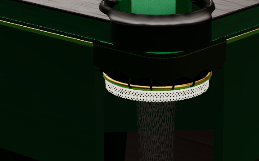
#> input picture tools/render/fixtures/cammatch-489-stale-aa7363cc.png, 259 x 161 px
$ python lighting-roi.py fixtures/cammatch-489-stale-aa7363cc.png
#> lines starting #> are read from the running program, lines starting #| are printed output that depends on the picture
#!/usr/bin/env python3

# Copyright (c) Meta Platforms, Inc. and affiliates.

"""lighting-roi.py — px-ROI photometric reader for the venue-lighting lane (photos AND renders).

One instrument for both sides of every ratio row: a reference photo (sRGB JPEG/PNG, linearised by the
sRGB EOTF — the camera tone curve is UNKNOWN and is recorded as a read uncertainty), the app's
displayed frame (PNG, ACES + sRGB), or the app's scene-linear HDR readback (<pose>.hdr.f32 +
.json from lighting-capture.mjs, read verbatim in linear units, no inversion).

  lighting-roi.py IMAGE --rois ROIS [--ratios a/b,c/d] [--json OUT] [--annotate OUT.png]
  lighting-roi.py IMAGE --grid 100 --out grid.png        # labelled px grid to pick ROIs by eye
  lighting-roi.py IMAGE --probe x,y[,r]                  # one quick read at a pixel (radius r)

ROIS = a JSON file or inline JSON: [{"name": "bed", "x": 100, "y": 200, "w": 60, "h": 40}, ...]
       (x, y, w, h in the image's own px; for .hdr.f32 files give DISPLAYED-frame px — the tool
       divides by the sidecar's ds). Optional "shape": "ellipse" (inscribed) for ball discs.
Every ROI reports n, median sRGB (photos/PNGs), median/mean/p10/p90 of linear luminance Y
(Rec.709 weights), and per-channel medians. Ratios carry a READ UNCERTAINTY: the ROI is split
into 2x2 sub-blocks and the ratio is recomputed over all 16 sub-block pairings; ± is half the
p10–p90 spread of those — spatial non-uniformity inside the chosen boxes, not sensor noise.
"""
import argparse, json, os, sys
import numpy as np
from PIL import Image, ImageDraw, ImageFont

Y_W = np.array([0.2126, 0.7152, 0.0722], dtype=np.float64)


def srgb_to_linear(u8):
    c = u8.astype(np.float64) / 255.0
    return np.where(c <= 0.04045, c / 12.92, ((c + 0.055) / 1.055) ** 2.4)


def load(path):
    """-> (linear_rgb float64 HxWx3, srgb_u8 or None, meta)"""
#> called with path = 'fixtures/cammatch-489-stale-aa7363cc.png'
    if path.endswith('.hdr.f32'):
        meta = json.load(open(path + '.json'))
        w, h = meta['w'], meta['h']
        arr = np.fromfile(path, dtype='<f4').reshape(h, w, 3).astype(np.float64)
        meta['kind'] = 'hdr'; meta.setdefault('ds', 1)
        return arr, None, meta
    im = Image.open(path).convert('RGB')
#> im is the input picture: PIL image 259x161 RGB; mean R, G, B 18.6, 30.2, 18
    u8 = np.asarray(im)
    return srgb_to_linear(u8), u8, {'kind': 'srgb', 'w': u8.shape[1], 'h': u8.shape[0], 'ds': 1}
#> in srgb_to_linear, `return np.where(c <= 0.04045, c / 12.92, ((c + 0.055) / 1.055) ** 2.4)`:
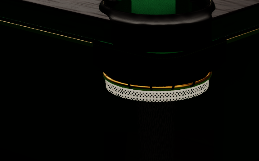
#> returned value: shape (161, 259, 3) float64; mean of channels 0, 1, 2 0.0327, 0.0378, 0.0271; drawn as R, G, B


def roi_mask(shape, r, ds):
    x0 = int(round(r['x'] / ds)); y0 = int(round(r['y'] / ds))
    w = max(1, int(round(r['w'] / ds))); h = max(1, int(round(r['h'] / ds)))
    H, W = shape[:2]
    x0 = max(0, min(W - 1, x0)); y0 = max(0, min(H - 1, y0))
    x1 = max(x0 + 1, min(W, x0 + w)); y1 = max(y0 + 1, min(H, y0 + h))
    m = np.zeros((H, W), dtype=bool)
    if r.get('shape') == 'ellipse':
        yy, xx = np.mgrid[y0:y1, x0:x1]
        cx, cy = (x0 + x1 - 1) / 2, (y0 + y1 - 1) / 2
        rx, ry = max(0.5, (x1 - x0) / 2), max(0.5, (y1 - y0) / 2)
        m[y0:y1, x0:x1] = ((xx - cx) / rx) ** 2 + ((yy - cy) / ry) ** 2 <= 1.0
    else:
        m[y0:y1, x0:x1] = True
    return m, (x0, y0, x1, y1)


def stats(lin, u8, m):
    px = lin[m]
    Y = px @ Y_W
    out = {'n': int(m.sum()), 'Y_med': float(np.median(Y)), 'Y_mean': float(Y.mean()),
           'Y_p10': float(np.percentile(Y, 10)), 'Y_p90': float(np.percentile(Y, 90)),
           'rgb_lin_med': [float(np.median(px[:, i])) for i in range(3)]}
    if u8 is not None:
        s = u8[m]
        out['srgb_med'] = [int(np.median(s[:, i])) for i in range(3)]
        out['sat_any_frac'] = float((s.max(axis=1) >= 250).mean())
        out['sat_all_frac'] = float((s.min(axis=1) >= 250).mean())
    return out


def subblocks(box):
    x0, y0, x1, y1 = box
    xm, ym = (x0 + x1) // 2, (y0 + y1) // 2
    return [(x0, y0, max(xm, x0 + 1), max(ym, y0 + 1)), (xm, y0, x1, max(ym, y0 + 1)),
            (x0, ym, max(xm, x0 + 1), y1), (xm, ym, x1, y1)]


def block_Y(lin, m, box):
    x0, y0, x1, y1 = box
    sub = np.zeros_like(m); sub[y0:y1, x0:x1] = True
    sel = m & sub
    if sel.sum() == 0:
        return None
    return float(np.median(lin[sel] @ Y_W))


def main():
    ap = argparse.ArgumentParser()
    ap.add_argument('image')
    ap.add_argument('--rois')
    ap.add_argument('--ratios', default='')
    ap.add_argument('--json')
    ap.add_argument('--annotate')
    ap.add_argument('--grid', type=int)
    ap.add_argument('--out')
    ap.add_argument('--probe')
    ap.add_argument('--label', default='')
    ap.add_argument('--view-width', type=int, default=0)
    a = ap.parse_args()
    lin, u8, meta = load(a.image)
#> meta = {'kind': 'srgb', 'w': 259, 'h': 161, 'ds': 1}
    ds = meta.get('ds', 1)
#> ds = 1
    H, W = lin.shape[:2]
#> H = 161; W = 259

    if a.grid:
        base = Image.fromarray(u8) if u8 is not None else Image.fromarray(
            (np.clip(lin / max(1e-6, np.percentile(lin, 99)), 0, 1) ** (1 / 2.2) * 255).astype(np.uint8))
        # --view-width: shrink for viewing, but label ORIGINAL px (× ds for hdr files)
        sc = 1.0
        if a.view_width and base.width > a.view_width:
            sc = a.view_width / base.width
            base = base.resize((a.view_width, int(round(base.height * sc))), Image.LANCZOS)
        d = ImageDraw.Draw(base)
        step = a.grid  # in ORIGINAL px
        x = 0
        while x * sc < base.width:
            X = int(round(x * sc)); d.line([(X, 0), (X, base.height)], fill=(255, 0, 255), width=1)
            d.text((X + 2, 2), str(int(x * ds)), fill=(255, 255, 0)); x += step
        y = 0
        while y * sc < base.height:
            Y = int(round(y * sc)); d.line([(0, Y), (base.width, Y)], fill=(255, 0, 255), width=1)
            d.text((2, Y + 2), str(int(y * ds)), fill=(255, 255, 0)); y += step
        base.save(a.out or 'grid.png')
        print('grid ->', a.out or 'grid.png', 'view', base.size, 'orig', (W * ds, H * ds), 'scale', round(sc, 4))
        return

    if a.probe:
        parts = [float(v) for v in a.probe.split(',')]
        x, y = parts[0], parts[1]; r = parts[2] if len(parts) > 2 else 3
        m, box = roi_mask(lin.shape, {'x': x - r, 'y': y - r, 'w': 2 * r + 1, 'h': 2 * r + 1, 'shape': 'ellipse'}, ds)
        print(json.dumps(stats(lin, u8, m)))
        return

#> (the run stopped early here; a loop or call above may not have finished)
